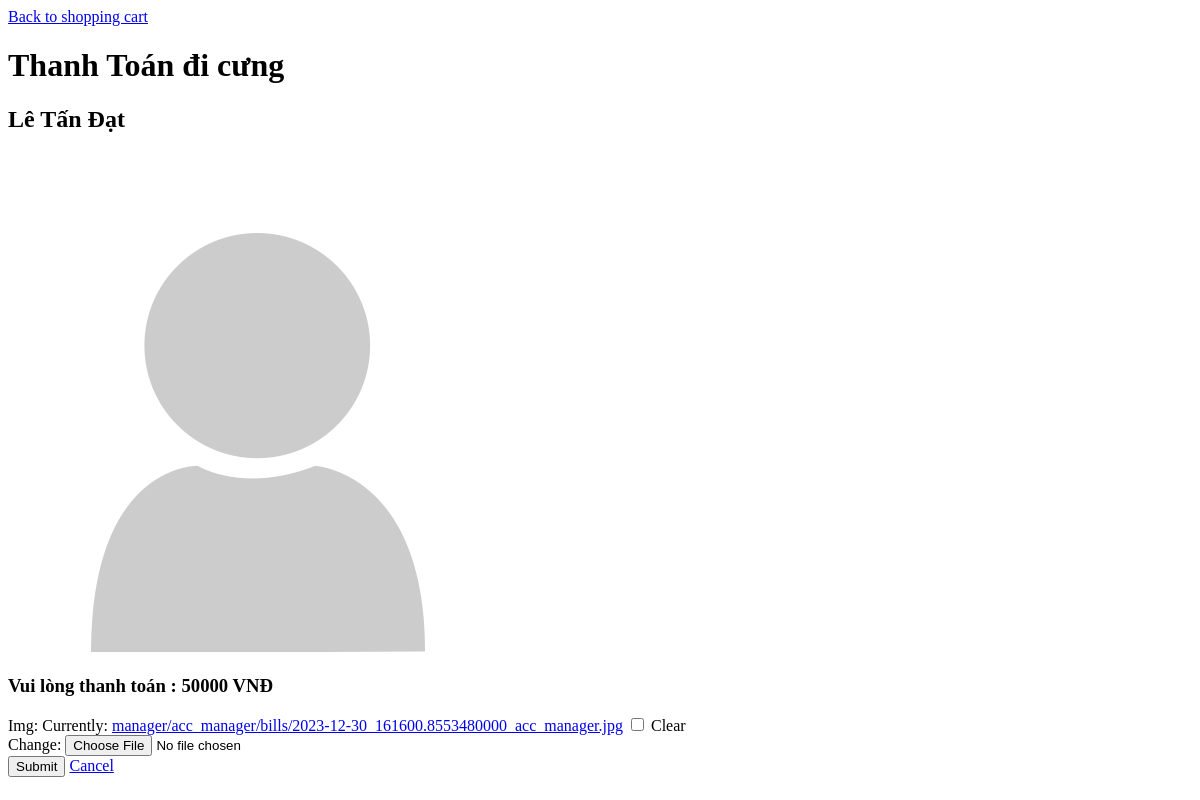
The page /shoppingcart/payment/1/ (signed in) on the database as committed earlier.
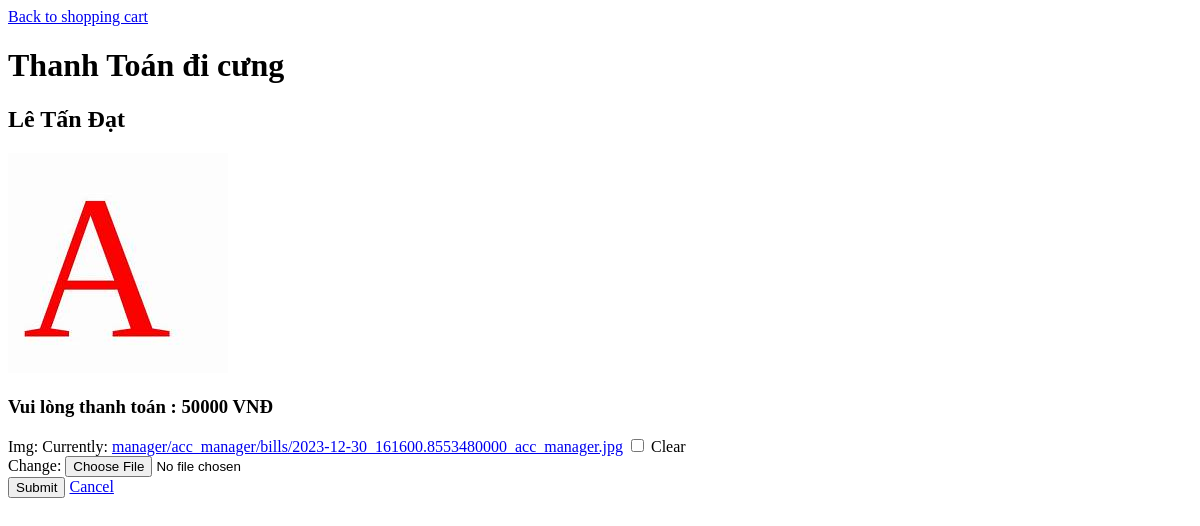
The same page on the database as committed later.
### homepage/models.py (models this page shows, shortened)
class Manager(models.Model):
    account = models.OneToOneField(Account, on_delete=django.db.models.deletion.CASCADE, primary_key=True)
    name = models.TextField(max_length=50)
    name_stripped = models.TextField(max_length=50, null=True)# Thêm thuộc tính name_stripped tự động lưu sẽ bỏ dấu câu trong name-----
    phone = models.CharField(max_length=15, null=True)
    avatar = models.ImageField(upload_to=img_path_avt, default='noavatar.png')
    bank = models.ImageField(upload_to=img_path_bank, default='noavatar.png')
    facebook_link = models.URLField(max_length=200, blank=True, null=True)
    website_link = models.URLField(max_length=200, blank=True, null=True)
    t_open = models.TimeField(default='0:00')
    t_closed = models.TimeField(default='23:59')
    address = models.TextField(null=True)
    city = models.CharField(max_length=50, null=True)
    district = models.CharField(max_length=50, null=True)
    ward = models.CharField(max_length=50, null=True)
    bio = models.TextField(max_length=1500, null = True)
    num_votes = models.IntegerField(null=True, default=0) #tổng số lượt đánh giá
    avgStar = models.FloatField(default=0.0) #Số sao đánh giá trung bình của cửa hàng

### shoppingcart/views.py (the view, shortened to what this page needs)
# urls.py: path('payment/<int:bill_id>/', views.Payment.as_view(), name='paymentPage'),
class Payment(View):
    def get(self, request, bill_id):
        acc = Account.objects.get(user_ptr = request.user)
        bill = Bill.objects.get(pk = bill_id)
        manager = bill.provider
        form_pay = BillForm(instance= bill)
        context = {
            'acc' : acc,
            'bill' : bill,
            'form_pay' : form_pay,
            'manager' : manager
        }
        return render(request, 'shoppingcart/paymentPage.html', context)

### shoppingcart/forms.py
class BillForm(forms.ModelForm):
    class Meta:
        model = Bill
        fields = ('img', )

### shoppingcart/templates/shoppingcart/paymentPage.html (shortened to what this page needs)
{% load static %}
<!DOCTYPE html>
<html lang="en">
<head>
    <link rel="stylesheet" href="{% static 'paymentStyle.css' %}">
</head>
<body>
    <div>
        <a href="{% url 'shoppingcart:shoppingCart'%}">Back to shopping cart</a>
    </div>
    <h1 class="hi">Thanh Toán đi cưng</h1>
    <h2> {{manager.name}}</h2>
    <img src="{{manager.bank.url}}" alt="">
    <h3> Vui lòng thanh toán : {{bill.price}} VNĐ</h3>
    <form action="" method="post" enctype="multipart/form-data">
        {{form_pay}}
        <div style="justify-content: space-around;" >
            <button class="btn btn-primary">Submit</button>
            <a class="btn btn-primary" href="{% url 'shoppingcart:cancelPayment' bill.id%}">Cancel</a>
        </div>
    </form>
</body>
</html>

Rows that differ between the two databases and show on the page:
changed Manager "Lê Tấn Đạt": bank: picture added in place of a placeholder
